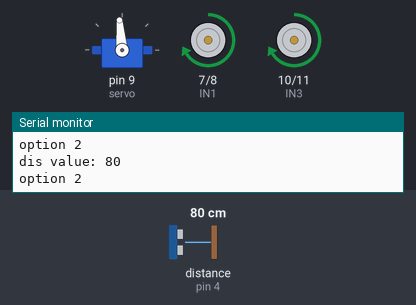
Simulated run of this sketch. Board: Arduino Uno, built with avr-gcc and run on an emulated ATmega328P. Shown: servo, motor-driver pin pairs drawn as motors (green arrow = first pin HIGH = forward, orange = second pin HIGH = backward, longer = more drive, scaled by the enable pin), the last lines printed to the serial monitor. Wiring (inferred from the names in the program): ultrasonic range finder: trigger pin 3; echo pin 4. The test bench sets the inputs (shaded band); at power-on: distance to the obstacle (sensor on pin 4) 80 cm. The echo pulse lasts 58.3 µs per cm.

Above: at 3.2 s.
3.3 s: distance to the obstacle (sensor on pin 4) set to 38 cm
6.3 s: distance to the obstacle (sensor on pin 4) set to 33 cm
At 7.1 s:
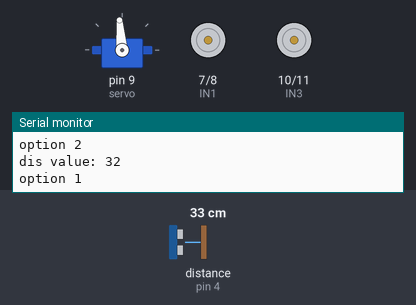
9.3 s: distance to the obstacle (sensor on pin 4) set to 60 cm
At 9.53 s:
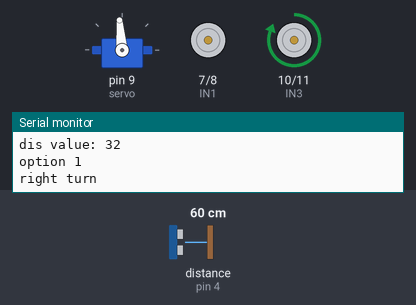
12.3 s: distance to the obstacle (sensor on pin 4) set to 2 cm
At 14.1 s:
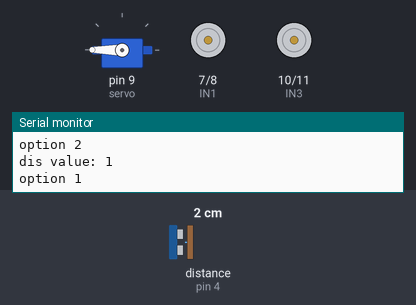
15.3 s: distance to the obstacle (sensor on pin 4) set to 299 cm
At 19.17 s:
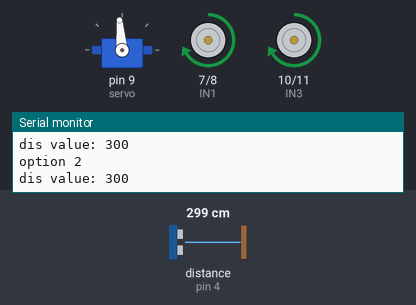
Timing chart, 0 to 19.3 s (numbered marks = the images above; inputs shaded):
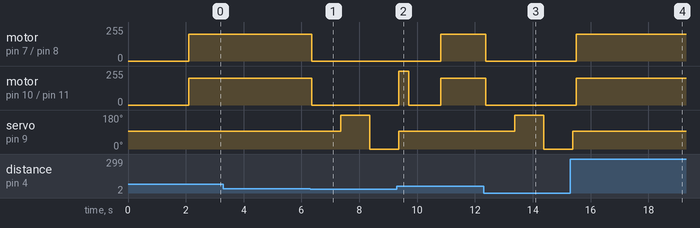

The sketch:

main.ino
```cpp
#include <Servo.h>//include servo library
Servo servo;//create object
int Spoint = 95; //servo center point
int dis;
//motor 0ne
#define ENA 5
#define IN1 7
#define IN2 8
//motor two
#define ENB 6
#define IN3 10
#define IN4 11
void setup() {
  Serial.begin(9600);//enable serial monitor
  pinMode(3, OUTPUT);//trig pin
  pinMode(4, INPUT);//echo pin
  pinMode(ENA, OUTPUT);//motor pins
  pinMode(ENB, OUTPUT);//motor pins
  pinMode(IN1, OUTPUT);//motor pins
  pinMode(IN2, OUTPUT);//motor pins
  pinMode(IN3, OUTPUT);//motor pins
  pinMode(IN4, OUTPUT);//motor pins
  servo.attach(9);//define servo pin
  servo.write(Spoint);//servo motor start point
  delay(2000);
}
int distance() {
  digitalWrite(3, LOW);
  delayMicroseconds(4);
  digitalWrite(3, HIGH);
  delayMicroseconds(10);
  digitalWrite(3, LOW);
  int t = pulseIn(4, HIGH);//input pulse and save it veriable
  int cm = t / 29 / 2; //time convert distance
  return cm;
}
// motors function to move the car (B for backwards, F for forward, L for left, R for Right)
void motors(char action, int Speed) {
  if (action == 'B') {
    digitalWrite(ENA, Speed);
    digitalWrite(ENB, Speed);
    digitalWrite(IN1, HIGH);
    digitalWrite(IN2, LOW);
    digitalWrite(IN3, LOW);
    digitalWrite(IN4, HIGH);
  } else if (action == 'F') {
    digitalWrite(ENA, Speed);
    digitalWrite(ENB, Speed);
    digitalWrite(IN1, HIGH); // both wheels on
    digitalWrite(IN2, LOW);
    digitalWrite(IN3, HIGH); // both wheels on
    digitalWrite(IN4, LOW);
  } else if (action == 'L') {
    digitalWrite(ENA, Speed);
    digitalWrite(ENB, Speed);
    digitalWrite(IN1, LOW);
    digitalWrite(IN2, LOW);
    digitalWrite(IN3, HIGH); // turn wheel backward
    digitalWrite(IN4, LOW);
    servo.write(Spoint);
  } else if (action == 'R') {
    digitalWrite(ENA, Speed);
    digitalWrite(ENB, Speed);
    digitalWrite(IN1, HIGH); // turn wheel forward
    digitalWrite(IN2, LOW);
    digitalWrite(IN3, LOW);
    digitalWrite(IN4, LOW);
    servo.write(Spoint);
  } else if (action == 'S') {
    digitalWrite(ENA, Speed);
    digitalWrite(ENB, Speed);
    digitalWrite(IN1, LOW);
    digitalWrite(IN2, LOW); // stop all motors
    digitalWrite(IN3, LOW);
    digitalWrite(IN4, LOW);
  }
}
void loop (){
  analogWrite(ENA, 200); // Run in less than full speed
  analogWrite(ENB, 200); // Run in less than full speed (200/255)
  delay(100);
  dis = distance();
  Serial.print("dis value: ");
  Serial.print(dis);
  Serial.print("\n");
  if (dis < 35){
    Serial.print("option 1 \n");
    // stop movement
    motors('S', 0);
    delay(1000);
    // check left and right side for walls
    servo.write(180);
    int leftDistance = distance();
    delay(1000);
    servo.write(0);
    int rightDistance = distance();
    delay(1000);
    servo.write(Spoint);
    // if there is space, turn where there is more room to move
    if (rightDistance > 25 || leftDistance > 25){
      if (rightDistance > leftDistance) {
        Serial.print("right turn \n");
        motors('R', 50);
        delay(350);
        motors('S',0);
        delay(1000);
        //motors('F',200);
      } else {
        Serial.print("right turn \n");
        motors('L', 50);
        delay(350);
        motors('S',0);
        delay(1000);
        //motors('F',200);
      }
    }
  // look for new direction to turn to and rotate there
  } else {
    // keep moving forward
    Serial.print("option 2 \n");
    motors('F', 50);
  }
}
```

Measured:
- the behaviour switches between 36 and 35 cm on distance to the obstacle (sensor on pin 4) (found by bisection; images 0 and 1)
- after the input at 6.3 s, motor on pin 7 (IN1) / pin 8 (IN2), motor on pin 10 (IN3) / pin 11 (IN4): forward 200/255 → stopped after 0.06 s; servo on pin 9 (servo): 95° → 180° after 1.1 s, → 0° 1.0 s later
- after the input at 9.3 s, motor on pin 7 (IN1) / pin 8 (IN2): stopped → forward 200/255 after 1.5 s; servo on pin 9 (servo): goes on until 9.4 s, then stays 95°
- after the input at 12.3 s, motor on pin 7 (IN1) / pin 8 (IN2), motor on pin 10 (IN3) / pin 11 (IN4): forward 200/255 → stopped after 0.08 s; servo on pin 9 (servo): 95° → 180° after 1.1 s, → 0° 1.0 s later
- after the input at 15.3 s, motor on pin 7 (IN1) / pin 8 (IN2), motor on pin 10 (IN3) / pin 11 (IN4): stopped → forward 200/255 after 0.20 s; servo on pin 9 (servo): goes on until 15.4 s, then stays 95°
